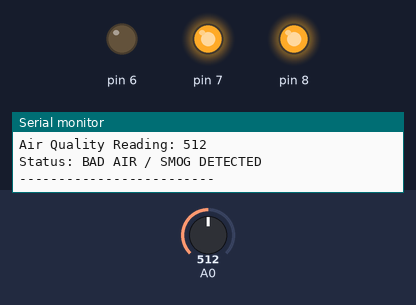
This sketch was run on a simulated Arduino Uno, built with avr-gcc and run on an emulated ATmega328P. Parts: output pins drawn as LEDs (lit = HIGH), the last lines printed to the serial monitor. The inputs (shaded band) are chosen by the test bench; at power-on: A0 = 512.

Above: at 2.8 s.
2.9 s: A0 set to 418
5.6 s: A0 set to 382
At 6.6 s:
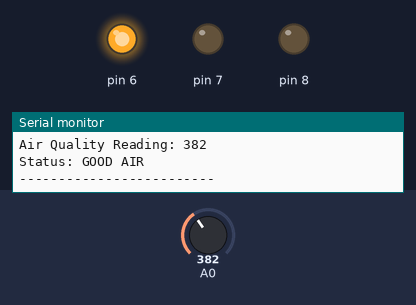
8.3 s: A0 set to 511
At 10.6 s:
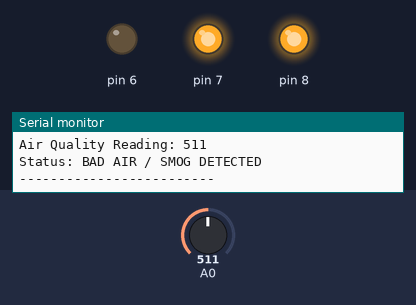
11.6 s: A0 set to 306
At 13.6 s:
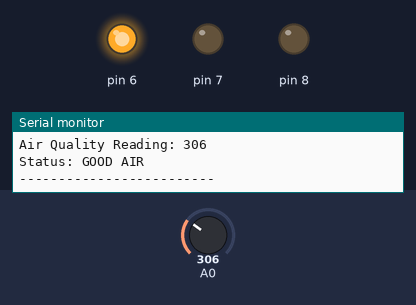
Timing chart, 0 to 15.1 s (numbered marks = the images above; inputs shaded):
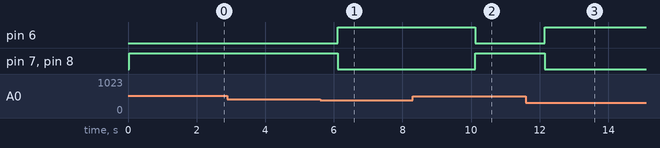

The sketch:

new_sketch_1767814018702.ino
```cpp
class GasSensor {
  private:
    int sensorPin;

  public:
    GasSensor(int pin) {
      sensorPin = pin;
    }

    int getAirQuality() {
      return analogRead(sensorPin);
    }
};


class AlertSystem {
  private:
    int greenLED;
    int redLED;
    int buzzer;

  public:
    AlertSystem(int g, int r, int b) {
      greenLED = g;
      redLED = r;
      buzzer = b;

      pinMode(greenLED, OUTPUT);
      pinMode(redLED, OUTPUT);
      pinMode(buzzer, OUTPUT);
    }

    void indicateGoodAir() {
      digitalWrite(greenLED, HIGH);
      digitalWrite(redLED, LOW);
      digitalWrite(buzzer, LOW);
    }

    void indicateBadAir() {
      digitalWrite(greenLED, LOW);
      digitalWrite(redLED, HIGH);
      digitalWrite(buzzer, HIGH);
    }
};


class AirQualityMonitor {
  private:
    GasSensor sensor;
    AlertSystem alert;
    int dangerThreshold;

  public:
    AirQualityMonitor(GasSensor s, AlertSystem a, int threshold)
      : sensor(s), alert(a) {
      dangerThreshold = threshold;
    }

    void analyzeAir() {
      int airValue = sensor.getAirQuality();

      Serial.print("Air Quality Reading: ");
      Serial.println(airValue);

      if (airValue < dangerThreshold) {
        Serial.println("Status: GOOD AIR");
        alert.indicateGoodAir();
      } else {
        Serial.println("Status: BAD AIR / SMOG DETECTED");
        alert.indicateBadAir();
      }

      Serial.println("-------------------------");
    }
};


GasSensor gasSensor(A0);
AlertSystem alertSystem(6, 7, 8);
AirQualityMonitor airMonitor(gasSensor, alertSystem, 400);


void setup() {
  Serial.begin(9600);
  Serial.println("Air Quality Monitoring System Initialized");
}

void loop() {
  airMonitor.analyzeAir();
  delay(2000);
}
```

Measured:
- the behaviour switches between 400 and 399 on A0 (found by bisection; images 0 and 1)
- after the input at 5.6 s, pin 6: LOW → HIGH after 0.51 s; pin 7, pin 8: HIGH → LOW after 0.51 s
- after the input at 8.3 s, pin 6: HIGH → LOW after 1.8 s; pin 7, pin 8: LOW → HIGH after 1.8 s
- after the input at 11.6 s, pin 6: LOW → HIGH after 0.55 s; pin 7, pin 8: HIGH → LOW after 0.55 s
